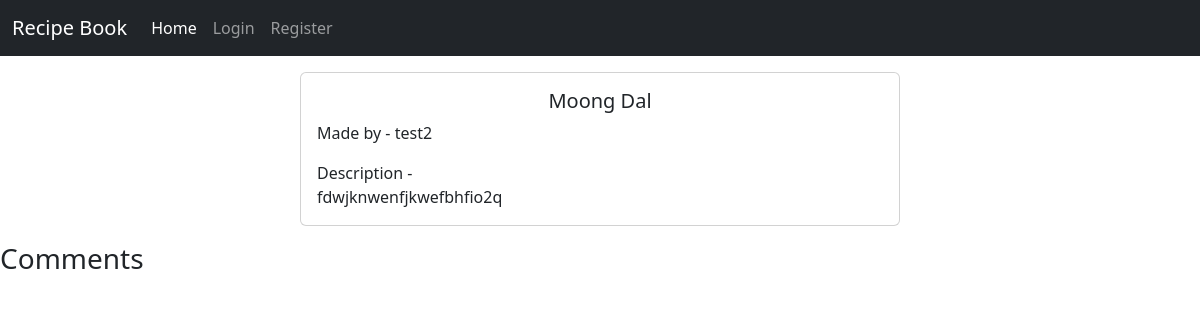
The app's page /recipe_detail/28/ with its own data.
### recipes/models.py (models this page shows)
class Recipe(models.Model):
    name = models.CharField(max_length=250)
    description = models.TextField()
    user=models.ForeignKey(User,on_delete=models.CASCADE)

### recipes/views.py (the view)
# urls.py: path('recipe_detail/<id>/',views.detail_recipe,name='detail_recipe'),
def detail_recipe(request,id):
    receipe_list=Recipe.objects.get(id=id)
    comment=Comments.objects.filter(comment_id=id).order_by('-id')
    context={'recipe':receipe_list,'comment':comment}
    return render(request,'recipe_detail.html',context)

### recipes/templates/recipe_detail.html (shortened to what this page needs)
<!DOCTYPE html>
<html lang="en">
<head>
    <link href="https://cdn.jsdelivr.net/npm/bootstrap@5.3.2/dist/css/bootstrap.min.css" rel="stylesheet">
</head>
<body>
    <nav class="navbar navbar-expand-lg navbar-dark bg-dark">
        <div class="container-fluid">
          <a class="navbar-brand" href="#">Recipe Book</a>
          <div class="collapse navbar-collapse" id="navbarSupportedContent">
            <ul class="navbar-nav me-auto mb-2 mb-lg-0">
              <li class="nav-item">
                <a class="nav-link active" aria-current="page" href="/">Home</a>
              </li>
              {% if user.is_authenticated %}
              <li class="nav-item">
                <a class="nav-link" href="{% url 'index' %}">New Recipe</a>
              </li>
              <li class="nav-item">
                <a class="nav-link" href="{% url 'myrecipes' %}">My Recipes</a>
              </li>
              <li class="nav-item">
                <a class="nav-link" href="{% url 'logout' %}">Logout</a>
              </li>
              {% else %}
              <li class="nav-item">
                <a class="nav-link" href="{% url 'login' %}">Login</a>
              </li>
              <li class="nav-item">
                <a class="nav-link" href="{% url 'register' %}">Register</a>
              </li>
              {% endif %}
            </ul>
          </div>
        </div>
      </nav>
    <div class="card my-3" style="width: 50%; margin-left: 25%;">
        <div class="card-body">
          <h5 class="card-title" style="text-align: center;">{{recipe.name}}</h5>
          <p class="card-text">Made by - {{recipe.user}}</p>
          <p class="card-text">Description - <br>{{recipe.description}}</p>
        </div>
    </div>
    <h3>Comments</h3>
    <br>
</body>
</html>

### records on screen
Recipe: name "Moong Dal", user "test2", description "fdwjknwenfjkwefbhfio2q"
